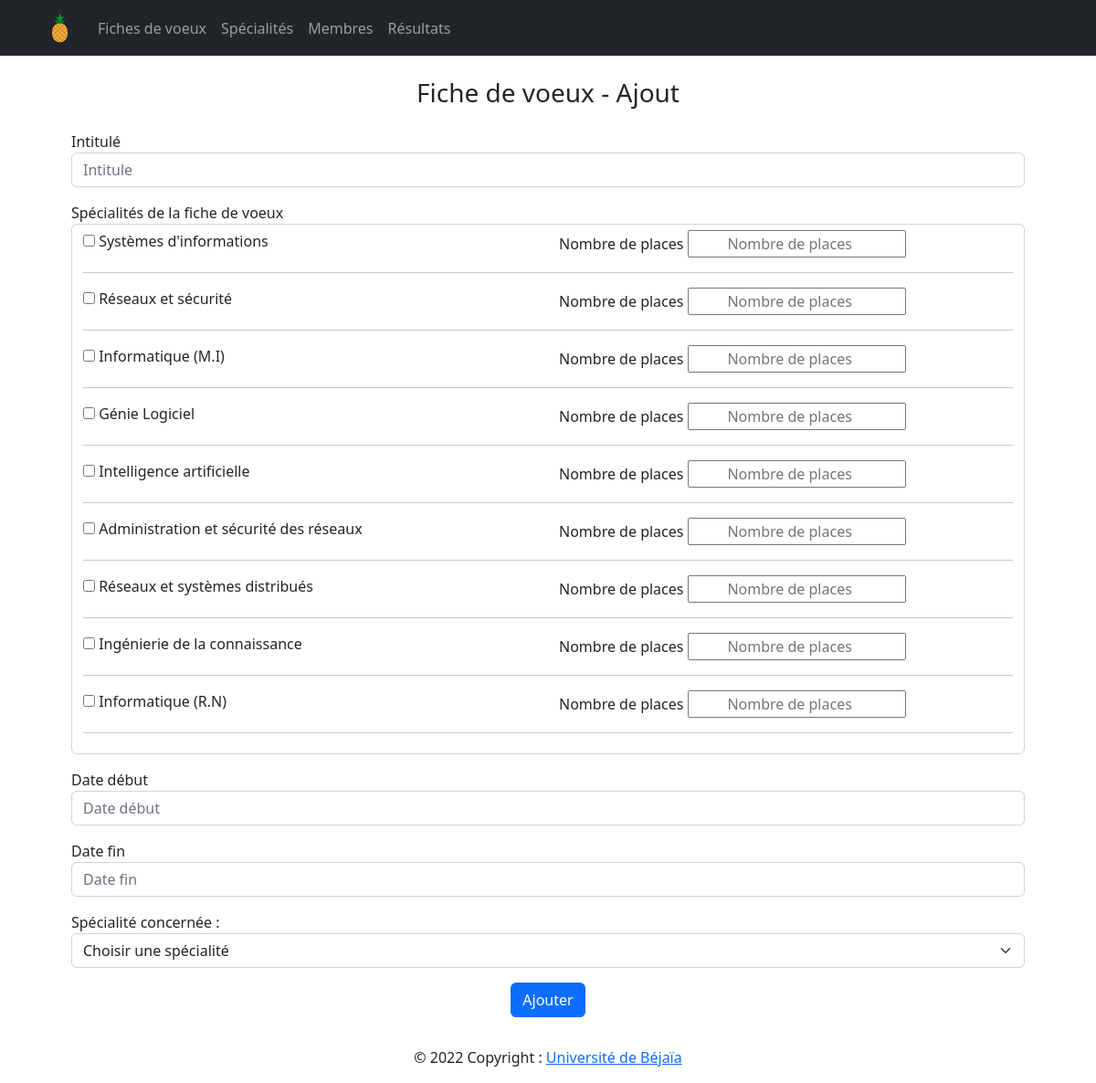
Screenshot of /dashboard/fiches/add.php (signed in) with the database file from the repository.
### tables this page shows
CREATE TABLE Specialite (
	idSpecialite int NOT NULL AUTO_INCREMENT,
	nomSpecialite varchar(100) NOT NULL,
	anneeDebut int,
	programme varchar(255),
	
	CONSTRAINT pk_specialite PRIMARY KEY (idSpecialite),
	CONSTRAINT fk_specialite_Voeux FOREIGN KEY(anneeDebut) REFERENCES AnneeEtud(idAnneeEtud) ON DELETE SET NULL ON UPDATE CASCADE
	);

### queries/specialite.php (called while the page is built, shortened)
<?php
    include_once __DIR__.'/../Model/connexionBDD.php';
function getSpecialites() {
    global $bdd;
    try {
        $request = $bdd->prepare("SELECT * FROM specialite");
        $request->execute();
        $result = $request->fetchAll(PDO::FETCH_OBJ);
        return $result;
    } catch (PDOException $e) {
        echo $e;
    }
}
function getNomSpecialite($id){
    global $bdd;
    try {
        $request = $bdd->prepare("SELECT nomSpecialite FROM specialite WHERE idSpecialite=?");
        $request->execute(array($id));
        $result = $request->fetch(PDO::FETCH_OBJ);
        return $result->nomSpecialite;
    } catch (PDOException $e) {
        echo $e;
    }
}
?>

### Controller/fiches.php (the view, shortened to what this page needs)
<?php
include_once '../../queries/fiches.php';
include_once '../../queries/specialite.php';
function addSpecialitesFiche() {
    $listSpecialite = getSpecialites();
    foreach ($listSpecialite as $elem) {
        $id = $elem->idSpecialite;
        $nomSpecia = htmlentities(getNomSpecialite($id),ENT_QUOTES,"ISO-8859-1");
            echo '<li class="row">
                        <div class="col-12 col-md-6">
                        <input type="checkbox" name="spec'.$id.'" id="spec'.$id.'" value="'.$id.'">
                        <label for="spec'.$id.'">'.$nomSpecia.'</label>
                        </div>
                        <div class="col-12 col-md-6">
                        <label class="sousTitreNbrPlaces" for="spec'.$id.'nbr">Nombre de places</label>
                        <input class="text-center" type="number" name="spec'.$id.'nbr" id="spec'.$id.'nbr" placeholder="Nombre de places" >
                        </div>
                    </li>
                    <hr>';
    }
}
?>

### rows the page displays
specialite: nomSpecia "Systèmes d'informations"
specialite: nomSpecia "Réseaux et sécurité"
specialite: nomSpecia "Informatique (M.I)"
specialite: nomSpecia "Génie Logiciel"
specialite: nomSpecia "Intelligence artificielle"
specialite: nomSpecia "Administration et sécurité des réseaux"
specialite: nomSpecia "Réseaux et systèmes distribués"
specialite: nomSpecia "Ingénierie de la connaissance"
specialite: nomSpecia "Informatique (R.N)"
